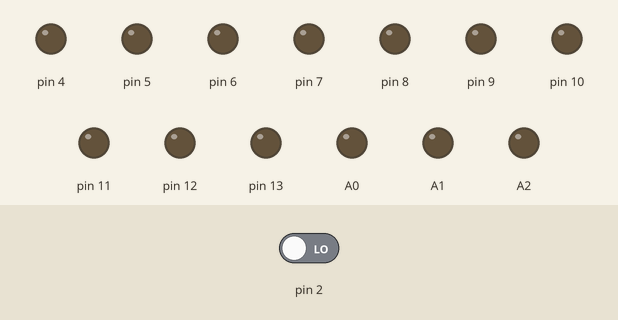
This sketch was run on a simulated Arduino Uno, built with avr-gcc and run on an emulated ATmega328P. Parts: output pins drawn as LEDs (lit = HIGH). Inputs (shaded band) come from the test bench; at power-on: pin 2 LOW.

Above: at 1.2 s.
1.3 s: pin 2 driven HIGH
At 2.0 s:
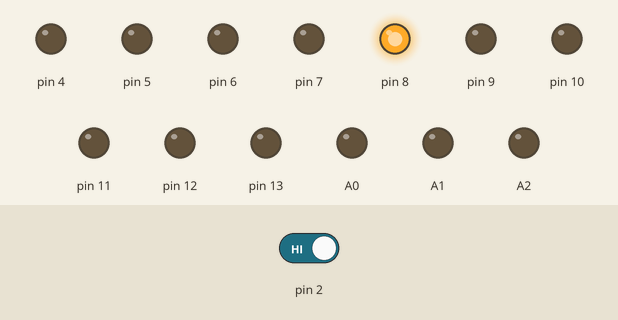
Timing chart, 0 to 4.3 s (numbered marks = the images above; inputs shaded):
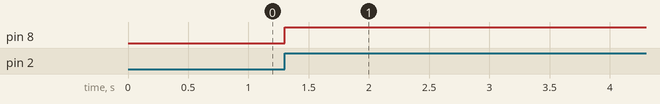

Measured:
- after the input at 1.3 s, pin 8: LOW → HIGH at once

The sketch:

1A12N.ino
```cpp
                                                                                           void setup() {
  pinMode(2, INPUT);
  pinMode(3, INPUT);
  pinMode(4,OUTPUT);
  pinMode(5,OUTPUT);
  pinMode(6,OUTPUT);
  pinMode(7,OUTPUT);
  pinMode(8,OUTPUT);
  pinMode(9,OUTPUT);
  pinMode(10,OUTPUT);
  pinMode(11,OUTPUT);
  pinMode(12,OUTPUT);
  pinMode(13,OUTPUT);
  pinMode(A0,OUTPUT);
  pinMode(A1,OUTPUT);
  pinMode(A2,OUTPUT);
}
bool BLF = false;
void loop() {
  if(BLF){if(digitalRead(2)){delay(20);return;}else BLF = false;}
  if(digitalRead(2)){
    BLF = true;
    if(digitalRead(8)){
      digitalWrite(8,LOW);
    }else
      digitalWrite(8,HIGH);
    delay(200);
  }
}
```
